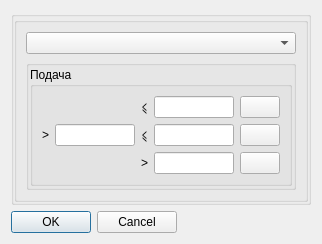
<?xml version="1.0" encoding="UTF-8"?>
<ui version="4.0">
 <class>ParamPT</class>
 <widget class="QDialog" name="Dialog">
  <property name="geometry">
   <rect>
    <x>0</x>
    <y>0</y>
    <width>322</width>
    <height>227</height>
   </rect>
  </property>
  <property name="windowTitle">
   <string>Укажите пределы параметров для выделения</string>
  </property>
  <layout class="QVBoxLayout">
   <item>
    <widget class="QGroupBox" name="groupBox_2">
     <property name="title">
      <string/>
     </property>
     <property name="flat">
      <bool>true</bool>
     </property>
     <layout class="QHBoxLayout">
      <property name="spacing">
       <number>6</number>
      </property>
      <property name="leftMargin">
       <number>0</number>
      </property>
      <property name="topMargin">
       <number>0</number>
      </property>
      <property name="rightMargin">
       <number>0</number>
      </property>
      <property name="bottomMargin">
       <number>0</number>
      </property>
      <item>
       <widget class="QGroupBox" name="groupBox_4">
        <property name="title">
         <string/>
        </property>
        <property name="flat">
         <bool>true</bool>
        </property>
        <layout class="QVBoxLayout">
         <item>
          <widget class="QComboBox" name="comboBox"/>
         </item>
         <item>
          <widget class="QGroupBox" name="groupBox_PO">
           <property name="flat">
            <bool>true</bool>
           </property>
           <layout class="QHBoxLayout">
            <property name="leftMargin">
             <number>1</number>
            </property>
            <property name="topMargin">
             <number>1</number>
            </property>
            <property name="rightMargin">
             <number>1</number>
            </property>
            <property name="bottomMargin">
             <number>1</number>
            </property>
            <item>
             <widget class="QGroupBox" name="groupBox_P">
              <property name="title">
               <string>Подача</string>
              </property>
              <layout class="QGridLayout">
               <item row="0" column="2">
                <widget class="QLabel" name="label_P_1">
                 <property name="text">
                  <string>⩽</string>
                 </property>
                </widget>
               </item>
               <item row="0" column="3">
                <widget class="QLineEdit" name="lineEdit_P_1"/>
               </item>
               <item row="0" column="4">
                <widget class="QPushButton" name="pushButton_P_1">
                 <property name="text">
                  <string/>
                 </property>
                </widget>
               </item>
               <item row="1" column="0">
                <widget class="QLabel" name="label_P_1_">
                 <property name="text">
                  <string>&gt;</string>
                 </property>
                </widget>
               </item>
               <item row="1" column="1">
                <widget class="QLineEdit" name="lineEdit_P_1_"/>
               </item>
               <item row="1" column="2">
                <widget class="QLabel" name="label_P_2">
                 <property name="text">
                  <string>⩽</string>
                 </property>
                </widget>
               </item>
               <item row="1" column="3">
                <widget class="QLineEdit" name="lineEdit_P_2"/>
               </item>
               <item row="1" column="4">
                <widget class="QPushButton" name="pushButton_P_2">
                 <property name="text">
                  <string/>
                 </property>
                </widget>
               </item>
               <item row="2" column="2">
                <widget class="QLabel" name="label_P_3">
                 <property name="text">
                  <string>&gt;</string>
                 </property>
                </widget>
               </item>
               <item row="2" column="3">
                <widget class="QLineEdit" name="lineEdit_P_3"/>
               </item>
               <item row="2" column="4">
                <widget class="QPushButton" name="pushButton_P_3">
                 <property name="text">
                  <string/>
                 </property>
                </widget>
               </item>
              </layout>
             </widget>
            </item>
           </layout>
          </widget>
         </item>
         <item>
          <spacer name="verticalSpacer">
           <property name="orientation">
            <enum>Qt::Vertical</enum>
           </property>
           <property name="sizeHint" stdset="0">
            <size>
             <width>20</width>
             <height>40</height>
            </size>
           </property>
          </spacer>
         </item>
        </layout>
       </widget>
      </item>
     </layout>
    </widget>
   </item>
   <item alignment="Qt::AlignLeft">
    <widget class="QDialogButtonBox" name="buttonBox">
     <property name="orientation">
      <enum>Qt::Horizontal</enum>
     </property>
     <property name="standardButtons">
      <set>QDialogButtonBox::Cancel|QDialogButtonBox::Ok</set>
     </property>
    </widget>
   </item>
  </layout>
 </widget>
 <resources/>
 <connections>
  <connection>
   <sender>buttonBox</sender>
   <signal>accepted()</signal>
   <receiver>Dialog</receiver>
   <slot>accept()</slot>
   <hints>
    <hint type="sourcelabel">
     <x>248</x>
     <y>254</y>
    </hint>
    <hint type="destinationlabel">
     <x>157</x>
     <y>274</y>
    </hint>
   </hints>
  </connection>
  <connection>
   <sender>buttonBox</sender>
   <signal>rejected()</signal>
   <receiver>Dialog</receiver>
   <slot>reject()</slot>
   <hints>
    <hint type="sourcelabel">
     <x>316</x>
     <y>260</y>
    </hint>
    <hint type="destinationlabel">
     <x>286</x>
     <y>274</y>
    </hint>
   </hints>
  </connection>
 </connections>
</ui>
